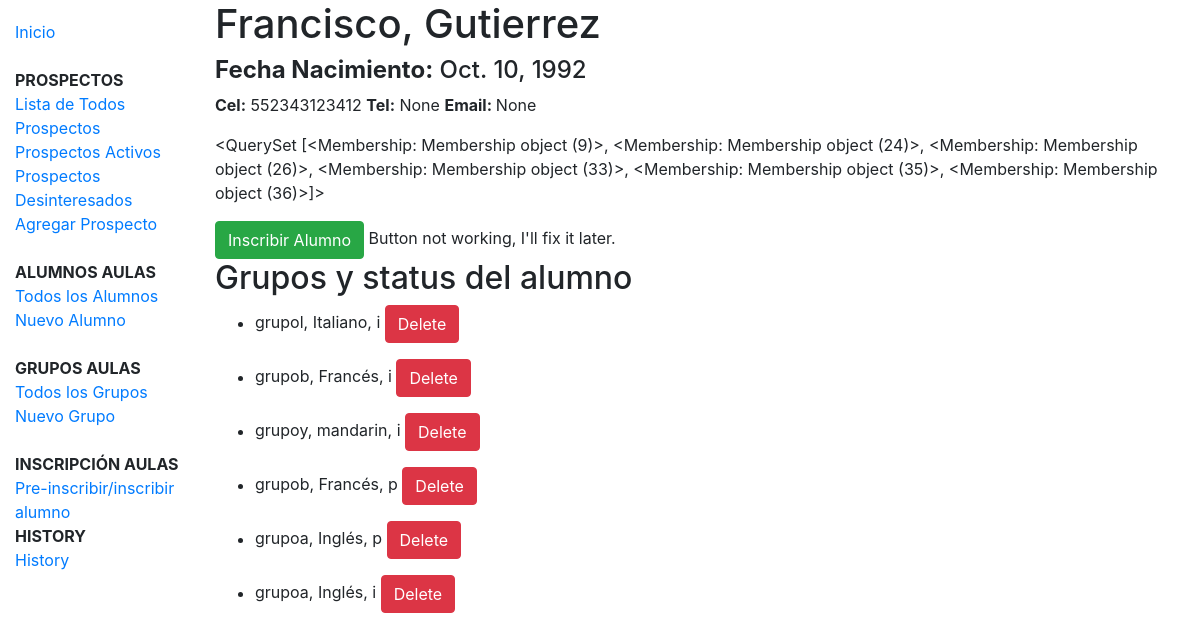
The page /grupos/alumno/1 on the database as committed earlier.
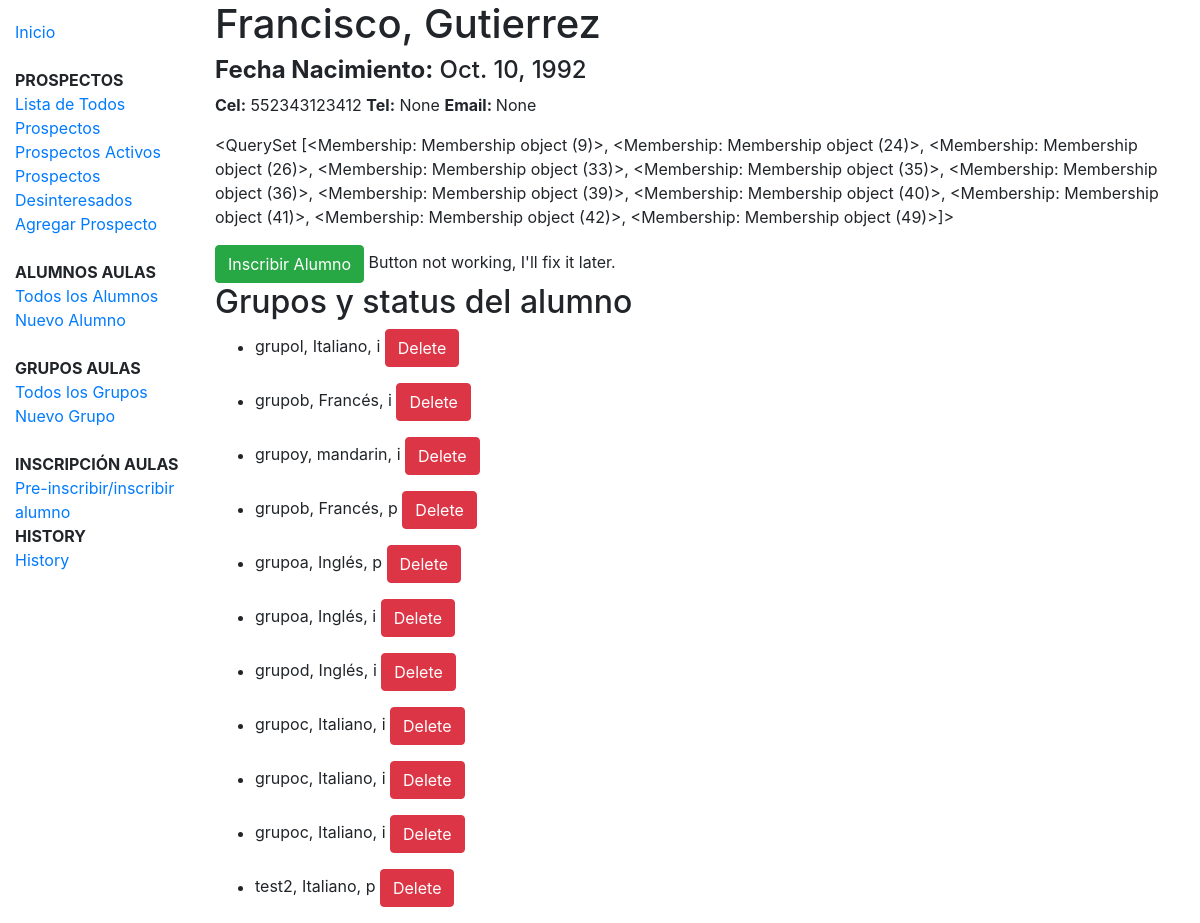
The same page on the database as committed later.
### grupos/models.py (models this page shows, shortened)
class Alumno(models.Model):
    nombre = models.CharField(max_length=100)
    apaterno = models.CharField(max_length=100)
    amaterno = models.CharField(max_length=100, blank=True, null=True)
    cel = models.IntegerField(blank=True, null=True)
    tel = models.IntegerField(blank=True, null=True)
    email = models.EmailField(blank=True, null=True)
    fecha_nacimiento = models.DateField(null=True, blank=True)
    direccion = models.CharField(max_length=400)

class Membership(models.Model):
    STATUS = (
        ('i', 'Inscrito'),
        ('p', 'Pre-inscrito'),
    )
    alumno = models.ForeignKey(Alumno, on_delete=models.CASCADE)
    grupo = models.ForeignKey(Grupo, on_delete=models.CASCADE, null=True)
    status = models.CharField(max_length=1, choices=STATUS, blank=True, default='p')

class Grupo(models.Model):
    nombre = models.CharField(max_length=100, unique=True)
    fecha_inicio = models.DateField(null=True, blank=True)
    idioma = models.ForeignKey(Idioma, on_delete=models.SET_NULL, null=True)
    nivel = models.ForeignKey(Nivel, on_delete=models.SET_NULL, null=True)
    horario = models.ForeignKey('Horario', on_delete=models.SET_NULL, null=True)
    profesor = models.ForeignKey('Profesor', on_delete=models.SET_NULL, null=True)
    salon = models.ForeignKey('Salon', on_delete=models.SET_NULL, null=True)
    members = models.ManyToManyField('Alumno',related_name='preubanormal', through='Membership')
    def __str__(self):
        return self.nombre

class Idioma(models.Model):
    name = models.CharField(max_length=100, help_text="Ingresa el idioma de interés (Inglés, Español etc.)")
    def __str__(self):
        return self.name

### grupos/views.py (the view)
# urls.py: path('alumno/<int:pk>', views.AlumnoDetailView.as_view(), name='alumno-detail'),
class AlumnoDetailView(generic.DetailView):
    model = Alumno

### grupos/templates/grupos/alumno_detail.html
{% extends "base_generic.html" %}
{% block content %}
<h1>{{ alumno.nombre }}, {{ alumno.apaterno }}</h1>
<h4><b>Fecha Nacimiento:</b> {{ alumno.fecha_nacimiento }}</h4>
<p><b>Cel:</b> {{ alumno.cel }}   <b>Tel:</b> {{ alumno.tel }} <b>Email: </b>{{ alumno.email }}</p>
<p> {{ alumno.membership_set.all }} </p>
<a class="btn btn-success" href="{% url 'inscribir-alumno' alumno.pk %}">Inscribir Alumno</a> Button not working, I'll fix it later.
<h2>Grupos y status del alumno</h2>
{% for x in alumno.membership_set.all %}
  <ul>
    <li>{{ x.grupo }}, {{ x.grupo.idioma }}, {{ x.status }}  <a class="btn btn-danger" href="{% url 'remover-miembro' x.pk %}"> Delete</a></li>
  </ul>
{% endfor %}
{% endblock %}

Rows that differ between the two databases and show on the page:
computed for Alumno "Francisco": membership_set.all "…(35)>, <Membership: Membership object (36)>]>" → "…(35)>, <Membership: Membership object (36)>, <Membership: Membership object (39)>, <Membership: Membership object (40)>, <Membership: Membership object (41)>, <Membership: Membership object (42)>, <Membership: Membership object (49)>]>"
added Membership: grupo "grupod", grupo.idioma "Inglés", status "i"
added Membership: grupo "grupoc", grupo.idioma "Italiano", status "i"
added Membership: grupo "grupoc", grupo.idioma "Italiano", status "i"
added Membership: grupo "grupoc", grupo.idioma "Italiano", status "i"
added Membership: grupo "test2", grupo.idioma "Italiano", status "p"
